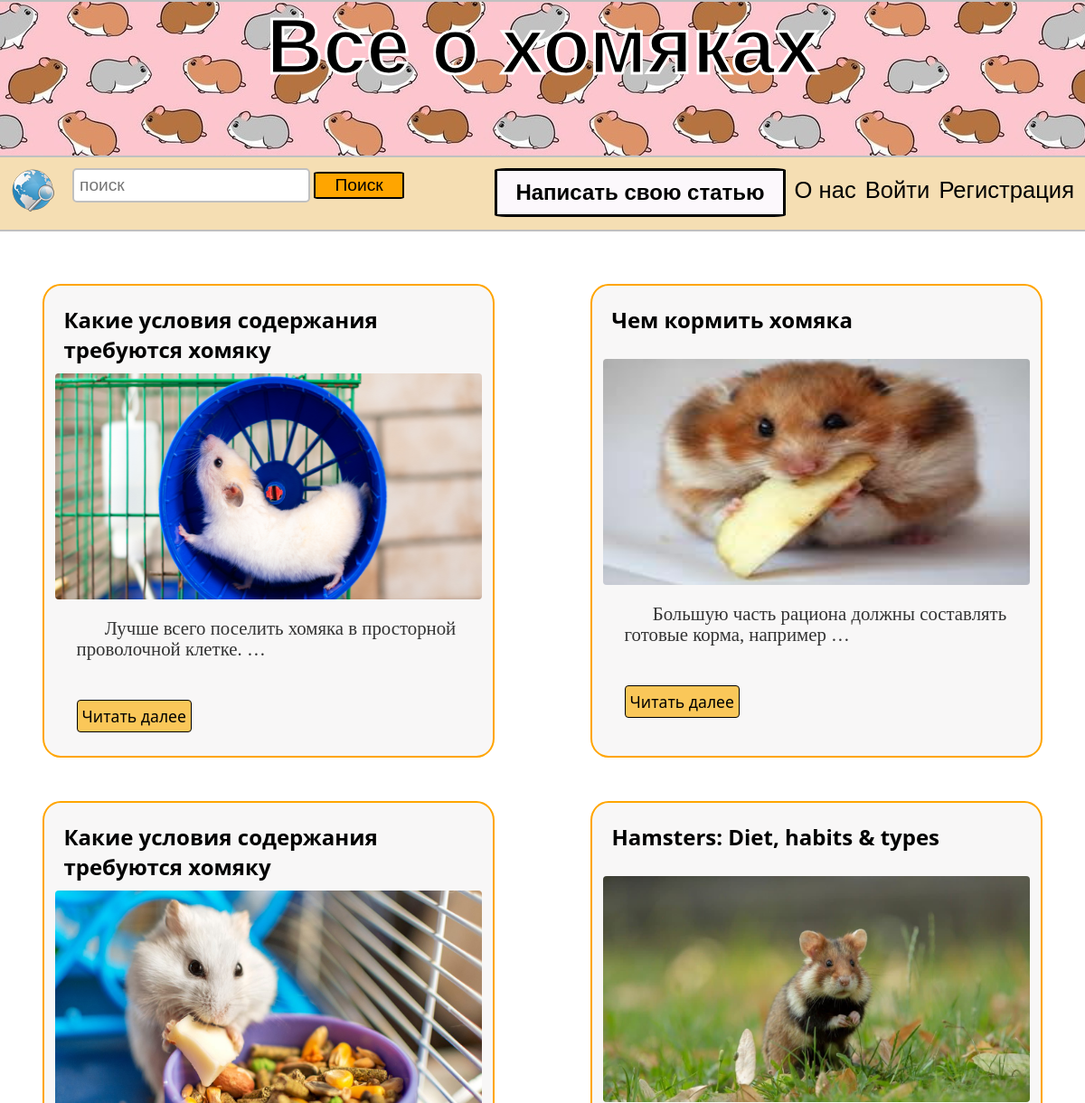
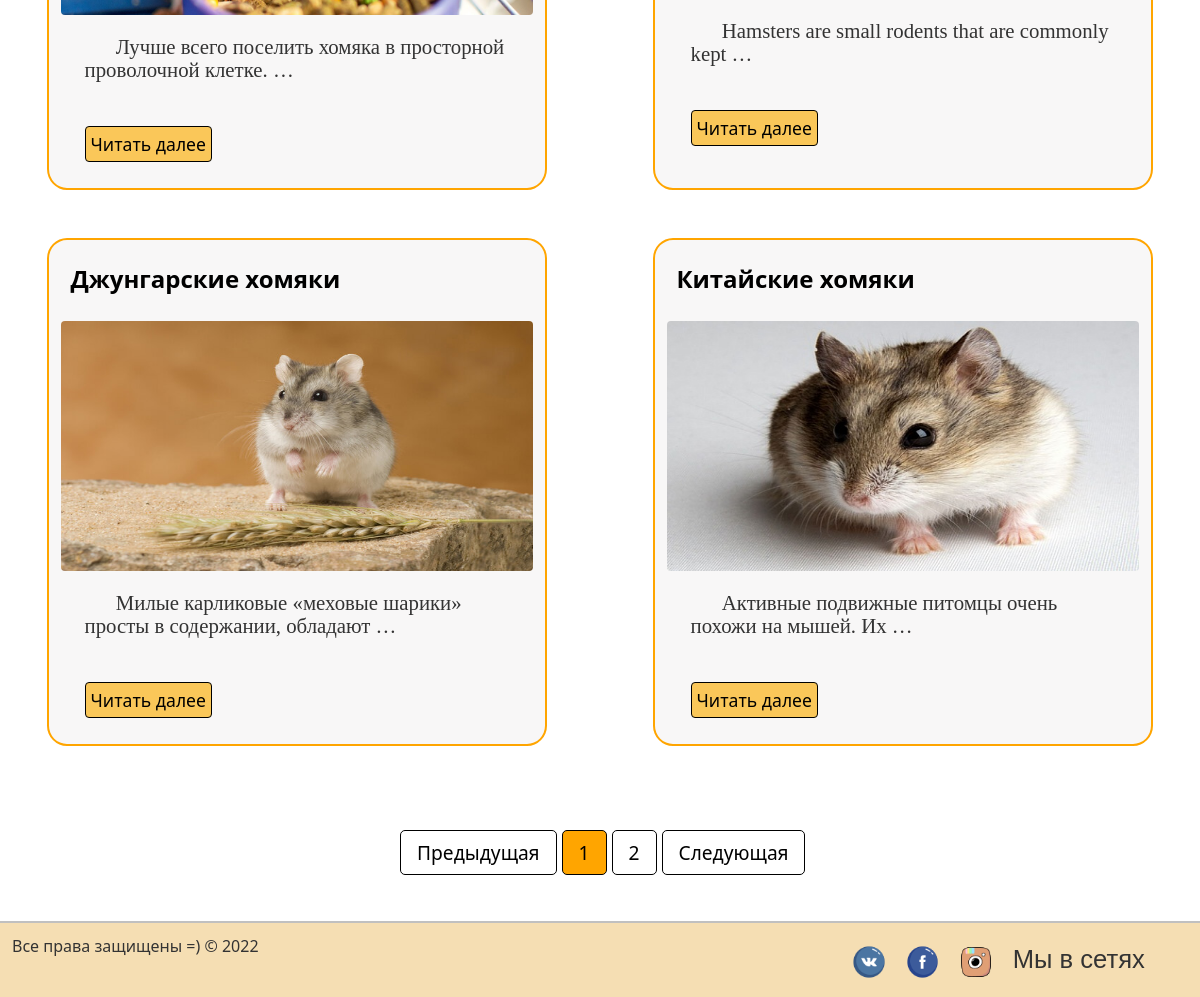
Before: / with the older database file (2 pictures, top to bottom).
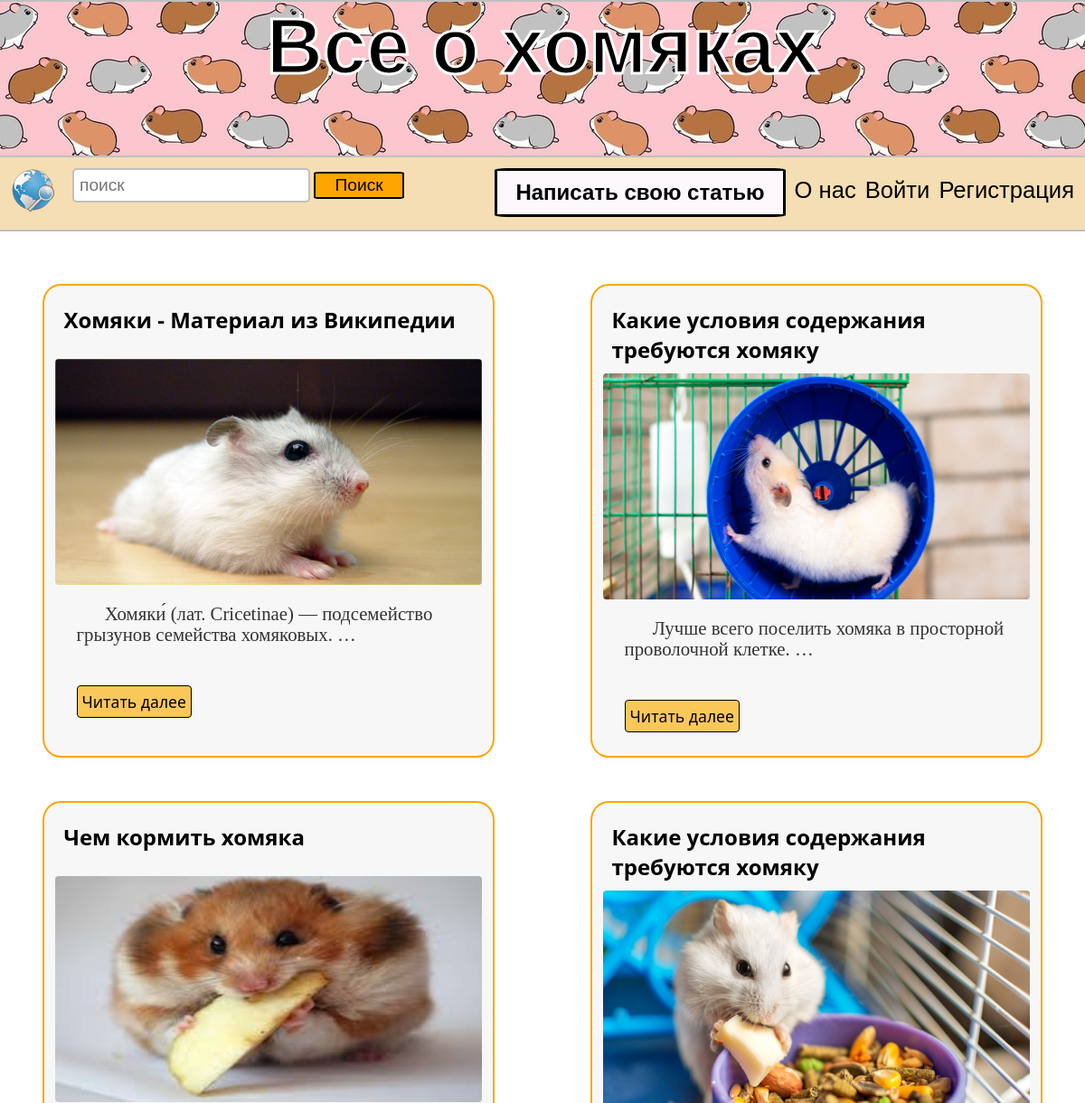
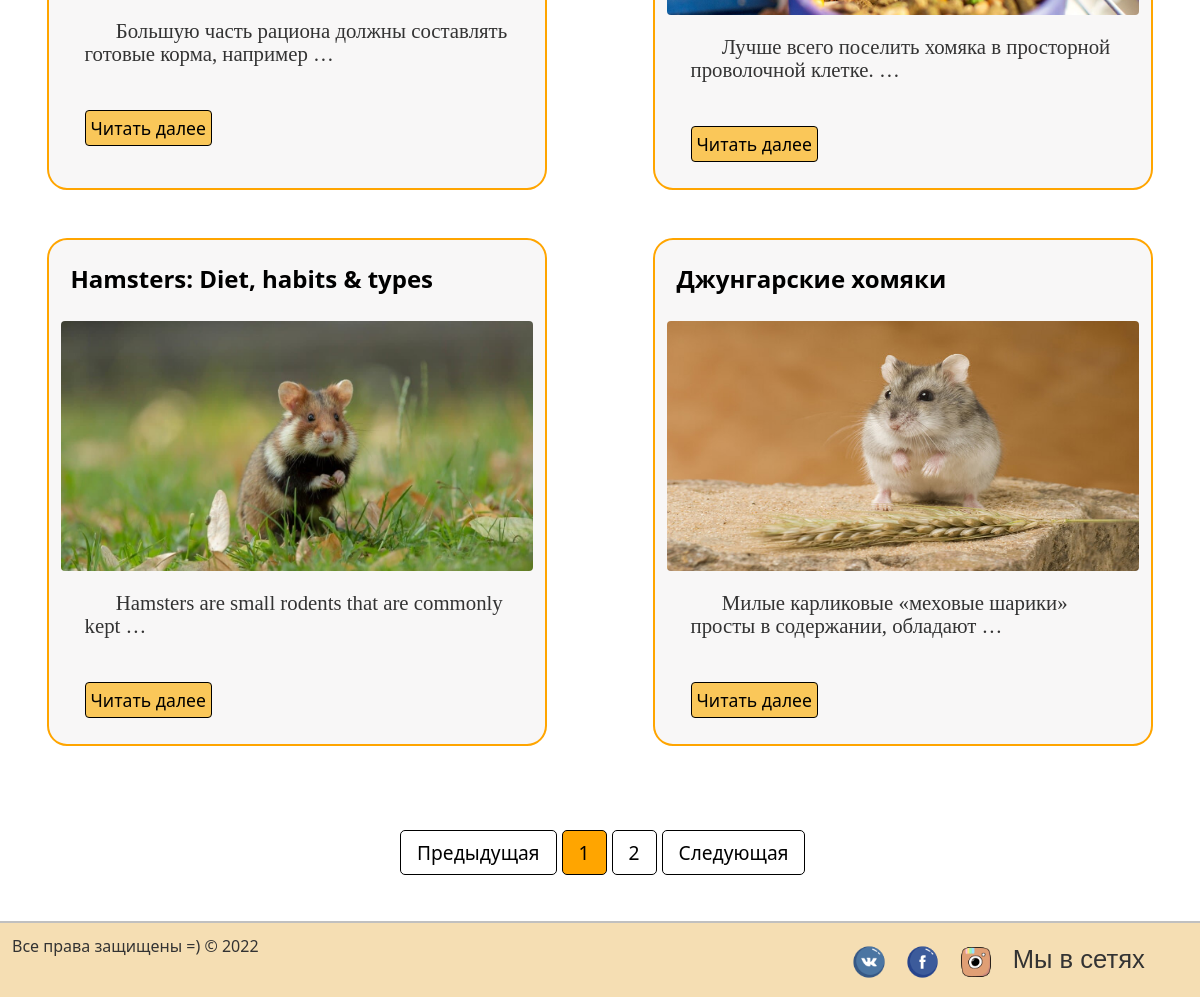
After: the same page with the newer database file (2 pictures, top to bottom).
### myblog/models.py (models this page shows, shortened)
class Post(models.Model):
    title = models.CharField(max_length=200)
    url = models.SlugField(null=False, unique=True)
    content = models.TextField()
    image = models.ImageField()
    created_at = models.DateField(default=timezone.now)
    author = models.ForeignKey(User, on_delete=models.CASCADE)

### myblog/views.py (the view)
# urls.py: path('', MainView.as_view(), name='index'),
class MainView(View):
    def get(self, request, *args, **kwargs):
        posts = Post.objects.get_queryset().order_by('-created_at')
        paginator = Paginator(posts, 6)
        page_number = request.GET.get('page')
        page_obj = paginator.get_page(page_number)
        return render(request, 'myblog/index.html', context={
            'page_obj': page_obj
        })

### myblog/templates/myblog/index.html (shortened to what this page needs)
{% extends './base.html' %}
{% load static %}
{% block content %}
	<div class="wrapper">
		<div class="articles">
			{% for post in page_obj %}
			<div class="article">
					<div class="content">
						<div class="title">
							<h4>{{ post.title|safe }}</h4>
						</div>
						<img src="media/{{ post.image }}" title="Humster picture">
						<p>{{ post.content|truncatewords:8 }}</p>
					</div>
					<a href="{% url 'post_detail' slug=post.url %}">Читать далее</a>
			</div>
			{% endfor %}
		</div>
	</div>
	{% endblock content %}
{% block pagination %}
    <div class="pagin_div">
        <nav class="pagination">
        <ul class="pagination">
            {% if page_obj.has_previous %}
                <a class="" href="?page={{ page_obj.previous_page_number }}" tabindex="-1">Предыдущая</a>
            {% else %}
                <li><a href="#" tabindex="-1">Предыдущая</a></li>
            {% endif %}
            {% for i in page_obj.paginator.page_range %}
                {% if i == page_obj.number %}
                    <li><a href="?page={{ i }}" class="sr-only">{{ i }}</a></li>
                {% else %}
                    <li><a href="?page={{ i }}" >{{ i }}</a></li>
                {% endif %}
            {% endfor %}
        {% if page_obj.has_next %}
            <a class="next" href="?page={{ page_obj.next_page_number }}">Следующая</a>
        {% else %}
            <li class="next"><a href="#">Следующая</a></li>
        {% endif %}
        </ul>
    </nav>
    </div>
    <br>
{% endblock %}

### myblog/templates/myblog/base.html (shortened to what this page needs)
{% load static %}
<!DOCTYPE html>
<html>
<head>
    <link rel="stylesheet" href="{% static '/css/style.css' %}">
</head>
<body>
{% block header %}
    {% include './block/header.html' %}
{% endblock %}
{% include './block/navbar.html' %}
	{% block content %}{% endblock content %}
    {% block pagination %}{% endblock %}
    {% include './block/footer.html' %}
</body>
</html>

### myblog/templates/myblog/block/header.html
<div class="header">
	<div class="clear">
		<div id="main_soc_block">
			<div id="main_soc_block_in">
				<a href="{% url 'index' %}"><h1>Все о хомяках</h1></a>
			</div>
		</div>
	</div>
</div>

### myblog/templates/myblog/block/navbar.html
{% load static %}
<div id="page-wrap">
		<header>
			<div class="left">
			    <a class="left" href="{% url 'index' %}" title="На главную" id="logo"><img src="{% static 'img/main.png' %}"></a>
			    <form class="left" action="{% url 'search_results' %}" method="get">
					<input type="text" class="field" placeholder="поиск" name="q"/>
		  			<button class="search_button" type="submit">Поиск</button>
				</form>
			</div>
            {% if user.is_authenticated %}
                <span class="signin_login">{{ user }}</span>
                <a href="{% url 'my_articles' %}"><span class="right">Мои статьи</span></a>
                <a href="{% url 'signout' %}"><span class="right">Выход</span></a>
            {% else %}
			    <a href="{% url 'signup' %}"><span class="right">Регистрация</span></a>
				<a href="{% url 'signin' %}"><span class="right">Войти</span></a>
            {% endif %}
                <a href="{% url 'about' %}"><span class="right">О нас</span></a>
				<a href="{% url 'write_article' %}" class="write_article"><h2>Написать свою статью</h2></a>
		</header>
	</div>

### myblog/templates/myblog/block/footer.html
{% load static %}
<footer>
		<span class="left">Все права защищены =) &copy; 2022</span>
		<span class="right">Мы в сетях
            <a href=""><img src="{% static 'img/vk.png' %}" alt="Вконтакте" title="Группа Вконтакте"></a>
		    <a href=""><img src="{%  static 'img/face.png' %}" alt="Фейсбук" title="Фейсбук"></a>
		    <a href=""><img src="{% static 'img/inst.png' %}" alt="Инстаграм" title="Инстаграм "></a>
        </span>
	</footer>

### myblog/static/css/style.css (style rules this page uses)
* { margin: 0; padding: 0; outline: none; }
html { height: 100%; }
body { width: 100%; height: 100%; color: #333; background-color: f7f7f7; font-size: 1em; font-family: "Segoe UI", sans-serif; }
h1 { -webkit-text-stroke: 3px white; font-size: 540%; font-family: Comic Sans MS, sans-serif; padding-bottom: 5%; }
a { color: black; text-decoration: none; transition: all.6s ease; -moz-transition: all.6s ease; }
.left { float: left; }
.right { margin-top: 10px; float: right; font-size: 1.6em; font-family: Comic Sans MS, sans-serif; margin-left: 10px; }
.clear { clear: both; }
header, footer { width: 98%; background-color: wheat; min-height: 50px; float: left; }
header { position:sticky; border-bottom: 2px solid silver; padding: 1%; }
#logo { font-size: 2em; font-family: Comic Sans MS, sans-serif; }
input[type=text].field { border-radius: 5px; border: 2px solid silver; padding: 6px; margin-left: 20px; min-height: 15px; font-size: 1.2em; }
.wrapper { width: 85%; margin-top: 3%; margin-left: auto; margin-right: auto; margin-bottom: 3%; }
.wrapper .articles { display: grid; grid-gap: 3%; grid-template-columns: repeat(auto-fill, 420px); }
li { list-style-type: none; }
.wrapper .articles .article { border: 2px solid orange; padding: 1%; box-sizing: border-box; border-radius: 4%; background-color: #F8F7F7; height: auto; }
.wrapper .articles .article img { width: 100%; height: 250px; border-radius: 4px 4px 4px 4px; margin-bottom: 10px; }
.wrapper .articles .article p { margin-left: 5%; width: 90%; text-indent: 1.5em; padding-top: 6px; font-family: Verdana fantasy; line-height: 110%; font-size: 1.3em; min-height: 90px; }
.wrapper .articles .article .content .title { font-weight: normal; font-size: 1.5em; color: black; margin: 2%; min-height: 50px; }
.wrapper .articles .article a { padding: 5px; background-color: #FAC759; margin-left: 5%; margin-bottom: 3%; border-radius: 4px; float: left; border: 1px solid black; font-size: 1.1em; }
#main_soc_block { position:relative; width: 100%; padding: 0; border-bottom: 2px solid silver; border-top: 2px solid silver; background-image: url(bg.jpg); height: 170px; }
#main_soc_block_in { text-align: center; margin-left: auto; margin-right: auto; }
footer { padding: 1%; border-top: 2px solid silver; }
footer img { width: 10%; float: left; margin-right: 20px; }
#page-wrap { min-height: 4%; margin-bottom: 10px; height: 10%; }
.write_article { border: 3px solid black; border-radius: 4%; padding: 10px 20px; background-color: #FCF8FC; float: right; font-size: 1em; font-family: Comic Sans MS, sans-serif; margin-left: 10px; }
#page-wrap:after { content: ""; display: block; }
.search_button { width: 100px; border: 2px solid black; background: orange; border-radius: 6%; cursor: pointer; font-family: Comic Sans MS, sans-serif; font-size: 1.2em; min-height: 15px; padding: 2px; }
.pagin_div { width: 400px; margin-left: auto; margin-right: auto; padding-top: 2%; padding-bottom: 2%; }
.pagination { display: flex; column-gap: 5px; }
.pagination a { color: black; float: left; padding: 8px 16px; text-decoration: none; border: 1px solid black; border-radius: 5px; font-size: 1.2em; }
.pagination .sr-only { background: orange; }
@media (max-width: 1300px) { .wrapper { width: 80%; } }
@media (max-width: 1300px) { .wrapper .articles { display: grid; grid-gap: 1%; grid-template-columns: repeat(2, 450px); } }
@media (max-width: 1300px) { .wrapper .articles .article { margin: 2% 2% 2% 5%; } }
@media (max-width: 1300px) { .wrapper { width: 100%; } }
@media (max-width: 1300px) { .wrapper .articles { width: 100%; display: flex; justify-content: space-around; flex-wrap: wrap; } }
@media (max-width: 1300px) { .wrapper .articles .article { flex-basis: 500px; margin: 2% 0px; } }

Changed rows visible on the page:
no longer on this page (row unchanged): Post: title "Китайские хомяки", image (picture), content "Активные подвижные питомцы очень похожи на мышей. Их …"
added Post: title "Хомяки - Материал из Википедии", image (picture), content "Хомяки́ (лат. Cricetinae) — подсемейство грызунов семейства хомяковых. …"
